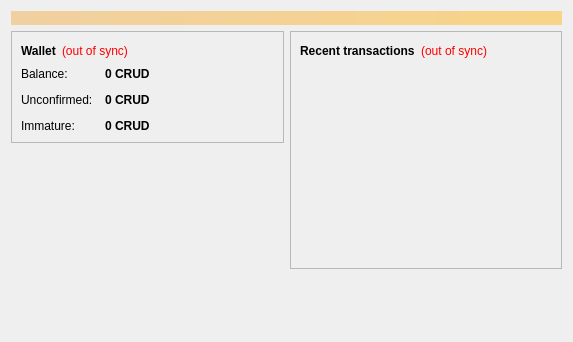
<?xml version="1.0" encoding="UTF-8"?>
<ui version="4.0">
 <class>OverviewPage</class>
 <widget class="QWidget" name="OverviewPage">
  <property name="geometry">
   <rect>
    <x>0</x>
    <y>0</y>
    <width>573</width>
    <height>342</height>
   </rect>
  </property>
  <property name="windowTitle">
   <string>Form</string>
  </property>
  <layout class="QVBoxLayout" name="topLayout">
   <item>
    <widget class="QLabel" name="labelAlerts">
     <property name="visible">
      <bool>false</bool>
     </property>
     <property name="styleSheet">
      <string notr="true">background-color: qlineargradient(x1: 0, y1: 0, x2: 1, y2: 0, stop:0 #F0D0A0, stop:1 #F8D488); color:#000000;</string>
     </property>
     <property name="wordWrap">
      <bool>true</bool>
     </property>
     <property name="margin">
      <number>3</number>
     </property>
    </widget>
   </item>
   <item>
    <layout class="QHBoxLayout" name="horizontalLayout" stretch="1,1">
     <item>
      <layout class="QVBoxLayout" name="verticalLayout_2">
       <item>
        <widget class="QFrame" name="frame">
         <property name="frameShape">
          <enum>QFrame::StyledPanel</enum>
         </property>
         <property name="frameShadow">
          <enum>QFrame::Raised</enum>
         </property>
         <layout class="QVBoxLayout" name="verticalLayout_4">
          <item>
           <layout class="QHBoxLayout" name="horizontalLayout_4">
            <item>
             <widget class="QLabel" name="label_5">
              <property name="font">
               <font>
                <weight>75</weight>
                <bold>true</bold>
               </font>
              </property>
              <property name="text">
               <string>Wallet</string>
              </property>
             </widget>
            </item>
            <item>
             <widget class="QLabel" name="labelWalletStatus">
              <property name="toolTip">
               <string>The displayed information may be out of date. Your wallet automatically synchronizes with the CrudeCoins network after a connection is established, but this process has not completed yet.</string>
              </property>
              <property name="styleSheet">
               <string notr="true">QLabel { color: red; }</string>
              </property>
              <property name="text">
               <string notr="true">(out of sync)</string>
              </property>
              <property name="alignment">
               <set>Qt::AlignLeading|Qt::AlignLeft|Qt::AlignVCenter</set>
              </property>
             </widget>
            </item>
            <item>
             <spacer name="horizontalSpacer_2">
              <property name="orientation">
               <enum>Qt::Horizontal</enum>
              </property>
              <property name="sizeHint" stdset="0">
               <size>
                <width>40</width>
                <height>20</height>
               </size>
              </property>
             </spacer>
            </item>
           </layout>
          </item>
          <item>
           <layout class="QFormLayout" name="formLayout_2">
            <property name="fieldGrowthPolicy">
             <enum>QFormLayout::AllNonFixedFieldsGrow</enum>
            </property>
            <property name="horizontalSpacing">
             <number>12</number>
            </property>
            <property name="verticalSpacing">
             <number>12</number>
            </property>
            <item row="0" column="0">
             <widget class="QLabel" name="label">
              <property name="text">
               <string>Balance:</string>
              </property>
             </widget>
            </item>
            <item row="0" column="1">
             <widget class="QLabel" name="labelBalance">
              <property name="font">
               <font>
                <weight>75</weight>
                <bold>true</bold>
               </font>
              </property>
              <property name="cursor">
               <cursorShape>IBeamCursor</cursorShape>
              </property>
              <property name="toolTip">
               <string>Your current balance</string>
              </property>
              <property name="text">
               <string notr="true">0 CRUD</string>
              </property>
              <property name="textInteractionFlags">
               <set>Qt::LinksAccessibleByMouse|Qt::TextSelectableByKeyboard|Qt::TextSelectableByMouse</set>
              </property>
             </widget>
            </item>
            <item row="1" column="0">
             <widget class="QLabel" name="label_3">
              <property name="text">
               <string>Unconfirmed:</string>
              </property>
             </widget>
            </item>
            <item row="1" column="1">
             <widget class="QLabel" name="labelUnconfirmed">
              <property name="font">
               <font>
                <weight>75</weight>
                <bold>true</bold>
               </font>
              </property>
              <property name="cursor">
               <cursorShape>IBeamCursor</cursorShape>
              </property>
              <property name="toolTip">
               <string>Total of transactions that have yet to be confirmed, and do not yet count toward the current balance</string>
              </property>
              <property name="text">
               <string notr="true">0 CRUD</string>
              </property>
              <property name="textInteractionFlags">
               <set>Qt::LinksAccessibleByMouse|Qt::TextSelectableByKeyboard|Qt::TextSelectableByMouse</set>
              </property>
             </widget>
            </item>
            <item row="2" column="0">
             <widget class="QLabel" name="labelImmatureText">
              <property name="text">
               <string>Immature:</string>
              </property>
             </widget>
            </item>
            <item row="2" column="1">
             <widget class="QLabel" name="labelImmature">
              <property name="font">
               <font>
                <weight>75</weight>
                <bold>true</bold>
               </font>
              </property>
              <property name="toolTip">
               <string>Mined balance that has not yet matured</string>
              </property>
              <property name="text">
               <string notr="true">0 CRUD</string>
              </property>
              <property name="textInteractionFlags">
               <set>Qt::LinksAccessibleByMouse|Qt::TextSelectableByKeyboard|Qt::TextSelectableByMouse</set>
              </property>
             </widget>
            </item>
           </layout>
          </item>
         </layout>
        </widget>
       </item>
       <item>
        <spacer name="verticalSpacer">
         <property name="orientation">
          <enum>Qt::Vertical</enum>
         </property>
         <property name="sizeHint" stdset="0">
          <size>
           <width>20</width>
           <height>40</height>
          </size>
         </property>
        </spacer>
       </item>
      </layout>
     </item>
     <item>
      <layout class="QVBoxLayout" name="verticalLayout_3">
       <item>
        <widget class="QFrame" name="frame_2">
         <property name="frameShape">
          <enum>QFrame::StyledPanel</enum>
         </property>
         <property name="frameShadow">
          <enum>QFrame::Raised</enum>
         </property>
         <layout class="QVBoxLayout" name="verticalLayout">
          <item>
           <layout class="QHBoxLayout" name="horizontalLayout_2">
            <item>
             <widget class="QLabel" name="label_4">
              <property name="text">
               <string>&lt;b&gt;Recent transactions&lt;/b&gt;</string>
              </property>
             </widget>
            </item>
            <item>
             <widget class="QLabel" name="labelTransactionsStatus">
              <property name="toolTip">
               <string>The displayed information may be out of date. Your wallet automatically synchronizes with the CrudeCoins network after a connection is established, but this process has not completed yet.</string>
              </property>
              <property name="styleSheet">
               <string notr="true">QLabel { color: red; }</string>
              </property>
              <property name="text">
               <string notr="true">(out of sync)</string>
              </property>
              <property name="alignment">
               <set>Qt::AlignRight|Qt::AlignTrailing|Qt::AlignVCenter</set>
              </property>
             </widget>
            </item>
            <item>
             <spacer name="horizontalSpacer">
              <property name="orientation">
               <enum>Qt::Horizontal</enum>
              </property>
              <property name="sizeHint" stdset="0">
               <size>
                <width>40</width>
                <height>20</height>
               </size>
              </property>
             </spacer>
            </item>
           </layout>
          </item>
          <item>
           <widget class="QListView" name="listTransactions">
            <property name="styleSheet">
             <string notr="true">QListView { background: transparent; }</string>
            </property>
            <property name="frameShape">
             <enum>QFrame::NoFrame</enum>
            </property>
            <property name="verticalScrollBarPolicy">
             <enum>Qt::ScrollBarAlwaysOff</enum>
            </property>
            <property name="horizontalScrollBarPolicy">
             <enum>Qt::ScrollBarAlwaysOff</enum>
            </property>
            <property name="selectionMode">
             <enum>QAbstractItemView::NoSelection</enum>
            </property>
           </widget>
          </item>
         </layout>
        </widget>
       </item>
       <item>
        <spacer name="verticalSpacer_2">
         <property name="orientation">
          <enum>Qt::Vertical</enum>
         </property>
         <property name="sizeHint" stdset="0">
          <size>
           <width>20</width>
           <height>40</height>
          </size>
         </property>
        </spacer>
       </item>
      </layout>
     </item>
    </layout>
   </item>
  </layout>
 </widget>
 <resources/>
 <connections/>
</ui>
